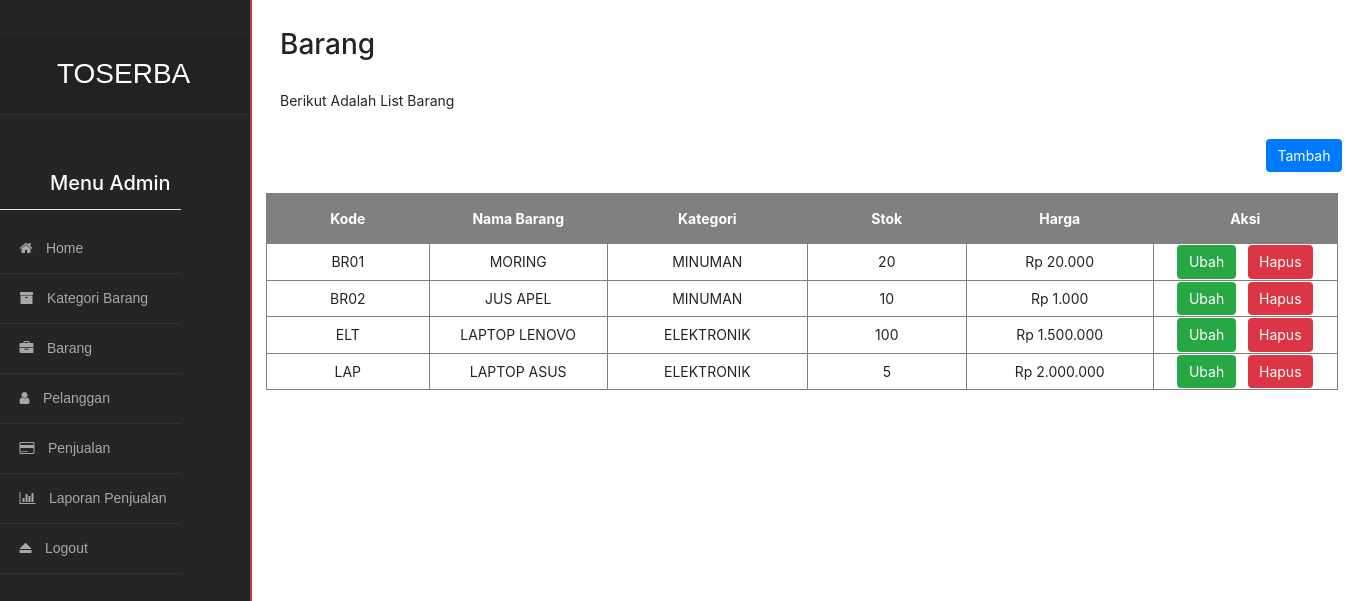
Page /dashboard/index.php?menu=barang (signed in) on the committed database.
### tables this page shows
CREATE TABLE `barang` (
  `id` int(11) NOT NULL,
  `kode_barang` varchar(10) NOT NULL,
  `nama_barang` varchar(100) NOT NULL,
  `kategori` varchar(100) NOT NULL,
  `stok` int(11) NOT NULL,
  `harga` int(11) NOT NULL
);

### functions.php (called while the page is built, shortened)
<?php
$conn = mysqli_connect("localhost", "root", "", "toserba");
function query($query)
{
    global $conn;
    $hasil = mysqli_query($conn, $query);
    $kotak = [];
    while ($data = mysqli_fetch_assoc($hasil)) {
        $kotak[] = $data;
    }
    return $kotak;
}
function rupiah($angka)
{
    $hasil_rupiah = "Rp " . number_format($angka, '0', ',', '.');
    return $hasil_rupiah;
}

### dashboard/barang.php (the view, shortened to what this page needs)
<?php
require '../functions.php';
$barang = query("SELECT * FROM barang");
?>
<div style="padding:1rem">
    <h2>Barang</h2><br>
    <p>Berikut Adalah List Barang</p>
</div>
<center>
    <center>
        <button type="button" id="tambah" class="btn btn-primary"><a href="index.php?menu=tambahBarang">Tambah</a></button><br><br>
        <div style="width:100%; height:600px; overflow:auto;">
            <table id="example" class="display nowrap" style="width:100%" border="1">
                <thead>
                    <th>Kode</th>
                    <th>Nama Barang</th>
                    <th>Kategori</th>
                    <th>Stok</th>
                    <th>Harga</th>
                    <th>Aksi</th>
                </thead>
                <tbody>
                    <?php foreach ($barang as $data) : ?>
                        <?php $harga = $data['harga'];?>
                        <tr>
                            <td><?= $data['kode_barang']; ?></td>
                            <td><?= $data['nama_barang']; ?></td>
                            <td><?= $data['kategori']; ?></td>
                            <td><?= $data['stok']; ?></td>
                            <td><?php echo rupiah($harga); ?></td>
                            <td>
                                <button type="button" class="btn btn-success"><a href="index.php?menu=editBarang&id=<?= $data['id']; ?>">Ubah</a></button>
                                <button type="button" class="btn btn-danger"><a href="index.php?menu=hapusBarang&id=<?= $data['id']; ?>" onclick="return confirm('Apakah Anda Yakin?');">Hapus</a></button>
                            </td>
                        </tr>
                    <?php endforeach; ?>
                </tbody>
            </table>
        </div>
    </center>

### dashboard/css/b4.side-bar.css (style rules this page uses)
html, body { position: relative; min-height: 100%; font-size: 14px; }

### dashboard/barang.php (style rules this page uses)
table, th { text-align: center; width: 500px; }
th { background-color: gray; }
#tambah { margin-left: 1000px; }
a { color: white; text-decoration: none !important; }
th { height: 50px; color: white; }

### rows in the picture
barang: kode_barang "BR01", nama_barang "MORING", kategori "MINUMAN", stok "20", harga "Rp 20.000"
barang: kode_barang "BR02", nama_barang "JUS APEL", kategori "MINUMAN", stok "10", harga "Rp 1.000"
barang: kode_barang "ELT", nama_barang "LAPTOP LENOVO", kategori "ELEKTRONIK", stok "100", harga "Rp 1.500.000"
barang: kode_barang "LAP", nama_barang "LAPTOP ASUS", kategori "ELEKTRONIK", stok "5", harga "Rp 2.000.000"
